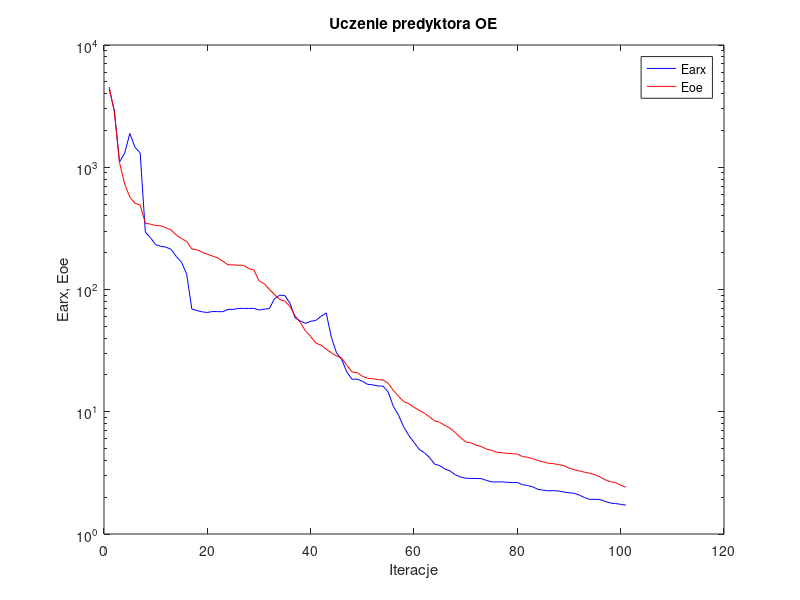
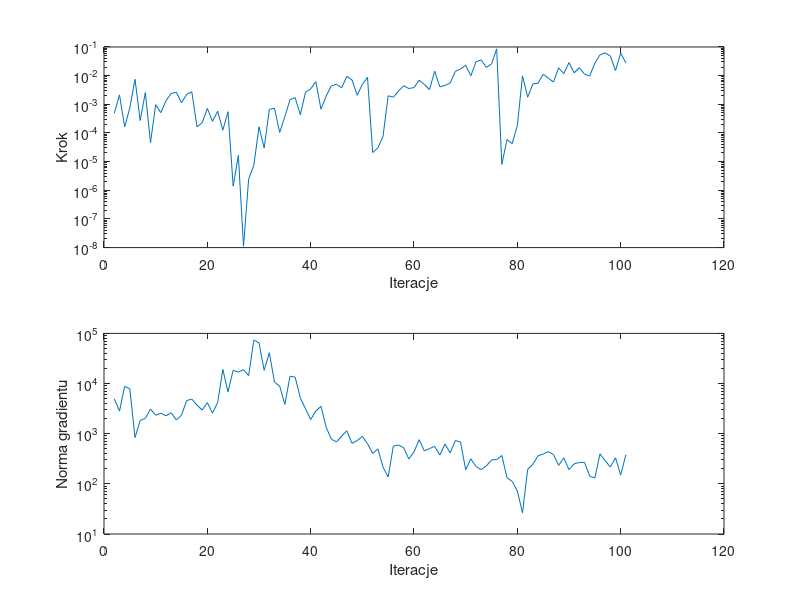

Write MATLAB code to recreate these figures, in order.
%uczenie predyktora oe
clear all;
n=0; farx(n+1)=4.362134e+003; foe(n+1)=4.537787e+003; wspucz(n+1)=0.000000e+000; ng(n+1)=0.000000e+000;
%odnowa zmiennej metryki
n=1; farx(n+1)=2.917041e+003; foe(n+1)=2.847881e+003; krok(n+1)=4.888445e-004; ng(n+1)=4.949542e+003;
n=2; farx(n+1)=1.104503e+003; foe(n+1)=1.092758e+003; krok(n+1)=2.133311e-003; ng(n+1)=2.823002e+003;
n=3; farx(n+1)=1.302264e+003; foe(n+1)=7.298588e+002; krok(n+1)=1.627321e-004; ng(n+1)=8.772888e+003;
n=4; farx(n+1)=1.890830e+003; foe(n+1)=5.699833e+002; krok(n+1)=7.528887e-004; ng(n+1)=7.871706e+003;
n=5; farx(n+1)=1.455803e+003; foe(n+1)=5.065083e+002; krok(n+1)=7.481826e-003; ng(n+1)=8.357015e+002;
n=6; farx(n+1)=1.309100e+003; foe(n+1)=4.914448e+002; krok(n+1)=2.729586e-004; ng(n+1)=1.838135e+003;
n=7; farx(n+1)=2.945695e+002; foe(n+1)=3.480985e+002; krok(n+1)=2.564143e-003; ng(n+1)=2.014782e+003;
n=8; farx(n+1)=2.648483e+002; foe(n+1)=3.426049e+002; krok(n+1)=4.605170e-005; ng(n+1)=3.098498e+003;
n=9; farx(n+1)=2.326126e+002; foe(n+1)=3.338064e+002; krok(n+1)=9.671447e-004; ng(n+1)=2.333843e+003;
n=10; farx(n+1)=2.253617e+002; foe(n+1)=3.320581e+002; krok(n+1)=5.100741e-004; ng(n+1)=2.558051e+003;
n=11; farx(n+1)=2.221199e+002; foe(n+1)=3.195717e+002; krok(n+1)=1.338974e-003; ng(n+1)=2.274976e+003;
n=12; farx(n+1)=2.126455e+002; foe(n+1)=3.067810e+002; krok(n+1)=2.385598e-003; ng(n+1)=2.613417e+003;
n=13; farx(n+1)=1.861186e+002; foe(n+1)=2.787026e+002; krok(n+1)=2.636366e-003; ng(n+1)=1.878617e+003;
n=14; farx(n+1)=1.672705e+002; foe(n+1)=2.612386e+002; krok(n+1)=1.137613e-003; ng(n+1)=2.341874e+003;
n=15; farx(n+1)=1.336306e+002; foe(n+1)=2.468104e+002; krok(n+1)=2.237201e-003; ng(n+1)=4.572268e+003;
n=16; farx(n+1)=6.923032e+001; foe(n+1)=2.147618e+002; krok(n+1)=2.716773e-003; ng(n+1)=4.892913e+003;
n=17; farx(n+1)=6.722917e+001; foe(n+1)=2.110054e+002; krok(n+1)=1.650936e-004; ng(n+1)=3.713594e+003;
n=18; farx(n+1)=6.565001e+001; foe(n+1)=2.022125e+002; krok(n+1)=2.263251e-004; ng(n+1)=2.956463e+003;
n=19; farx(n+1)=6.485835e+001; foe(n+1)=1.941491e+002; krok(n+1)=7.209870e-004; ng(n+1)=4.169712e+003;
n=20; farx(n+1)=6.608645e+001; foe(n+1)=1.878227e+002; krok(n+1)=2.537673e-004; ng(n+1)=2.570744e+003;
n=21; farx(n+1)=6.595500e+001; foe(n+1)=1.816337e+002; krok(n+1)=5.733303e-004; ng(n+1)=4.207633e+003;
n=22; farx(n+1)=6.577885e+001; foe(n+1)=1.701102e+002; krok(n+1)=1.250530e-004; ng(n+1)=1.911117e+004;
n=23; farx(n+1)=6.873462e+001; foe(n+1)=1.592256e+002; krok(n+1)=5.521185e-004; ng(n+1)=6.842335e+003;
n=24; farx(n+1)=6.878324e+001; foe(n+1)=1.591633e+002; krok(n+1)=1.394742e-006; ng(n+1)=1.843076e+004;
n=25; farx(n+1)=7.001850e+001; foe(n+1)=1.578698e+002; krok(n+1)=1.643712e-005; ng(n+1)=1.686120e+004;
%odnowa zmiennej metryki
n=26; farx(n+1)=7.002019e+001; foe(n+1)=1.577333e+002; krok(n+1)=1.114337e-008; ng(n+1)=1.892541e+004;
n=27; farx(n+1)=6.989784e+001; foe(n+1)=1.486000e+002; krok(n+1)=2.502989e-006; ng(n+1)=1.436068e+004;
n=28; farx(n+1)=7.023106e+001; foe(n+1)=1.446352e+002; krok(n+1)=7.440373e-006; ng(n+1)=7.389961e+004;
n=29; farx(n+1)=6.788132e+001; foe(n+1)=1.176890e+002; krok(n+1)=1.634024e-004; ng(n+1)=6.473116e+004;
n=30; farx(n+1)=6.912276e+001; foe(n+1)=1.116302e+002; krok(n+1)=2.971153e-005; ng(n+1)=1.828304e+004;
n=31; farx(n+1)=6.975061e+001; foe(n+1)=1.002145e+002; krok(n+1)=6.638450e-004; ng(n+1)=4.120331e+004;
n=32; farx(n+1)=8.399885e+001; foe(n+1)=9.107516e+001; krok(n+1)=7.315478e-004; ng(n+1)=1.066992e+004;
n=33; farx(n+1)=8.986218e+001; foe(n+1)=8.280840e+001; krok(n+1)=1.042068e-004; ng(n+1)=8.890697e+003;
n=34; farx(n+1)=8.933610e+001; foe(n+1)=8.037698e+001; krok(n+1)=3.748417e-004; ng(n+1)=3.832309e+003;
n=35; farx(n+1)=7.714514e+001; foe(n+1)=7.258636e+001; krok(n+1)=1.441974e-003; ng(n+1)=1.403006e+004;
n=36; farx(n+1)=5.852509e+001; foe(n+1)=6.076072e+001; krok(n+1)=1.708036e-003; ng(n+1)=1.341036e+004;
n=37; farx(n+1)=5.520451e+001; foe(n+1)=5.363821e+001; krok(n+1)=4.302795e-004; ng(n+1)=5.157955e+003;
n=38; farx(n+1)=5.290849e+001; foe(n+1)=4.575328e+001; krok(n+1)=2.634602e-003; ng(n+1)=3.144224e+003;
n=39; farx(n+1)=5.494546e+001; foe(n+1)=4.129664e+001; krok(n+1)=3.446556e-003; ng(n+1)=1.910676e+003;
n=40; farx(n+1)=5.586325e+001; foe(n+1)=3.641284e+001; krok(n+1)=6.192369e-003; ng(n+1)=2.840312e+003;
n=41; farx(n+1)=6.030275e+001; foe(n+1)=3.507798e+001; krok(n+1)=6.738436e-004; ng(n+1)=3.509520e+003;
n=42; farx(n+1)=6.439014e+001; foe(n+1)=3.255766e+001; krok(n+1)=1.935208e-003; ng(n+1)=1.351130e+003;
n=43; farx(n+1)=4.073944e+001; foe(n+1)=3.037328e+001; krok(n+1)=4.403244e-003; ng(n+1)=7.765301e+002;
n=44; farx(n+1)=3.030848e+001; foe(n+1)=2.859647e+001; krok(n+1)=5.022071e-003; ng(n+1)=6.872269e+002;
n=45; farx(n+1)=2.679168e+001; foe(n+1)=2.751909e+001; krok(n+1)=3.740913e-003; ng(n+1)=8.888219e+002;
n=46; farx(n+1)=2.115014e+001; foe(n+1)=2.399140e+001; krok(n+1)=9.473853e-003; ng(n+1)=1.146508e+003;
n=47; farx(n+1)=1.844087e+001; foe(n+1)=2.115593e+001; krok(n+1)=7.088910e-003; ng(n+1)=6.445853e+002;
n=48; farx(n+1)=1.848611e+001; foe(n+1)=2.086428e+001; krok(n+1)=2.080994e-003; ng(n+1)=7.270364e+002;
n=49; farx(n+1)=1.776427e+001; foe(n+1)=1.953213e+001; krok(n+1)=4.904691e-003; ng(n+1)=8.848535e+002;
n=50; farx(n+1)=1.675653e+001; foe(n+1)=1.879935e+001; krok(n+1)=8.744518e-003; ng(n+1)=6.325307e+002;
%odnowa zmiennej metryki
n=51; farx(n+1)=1.660481e+001; foe(n+1)=1.864988e+001; krok(n+1)=2.077412e-005; ng(n+1)=4.041377e+002;
n=52; farx(n+1)=1.625982e+001; foe(n+1)=1.832968e+001; krok(n+1)=3.000091e-005; ng(n+1)=4.994318e+002;
n=53; farx(n+1)=1.621085e+001; foe(n+1)=1.816871e+001; krok(n+1)=7.560801e-005; ng(n+1)=2.153509e+002;
n=54; farx(n+1)=1.450381e+001; foe(n+1)=1.710593e+001; krok(n+1)=1.983052e-003; ng(n+1)=1.375640e+002;
n=55; farx(n+1)=1.107748e+001; foe(n+1)=1.494829e+001; krok(n+1)=1.779489e-003; ng(n+1)=5.675797e+002;
n=56; farx(n+1)=9.372064e+000; foe(n+1)=1.337214e+001; krok(n+1)=2.855949e-003; ng(n+1)=5.929176e+002;
n=57; farx(n+1)=7.529307e+000; foe(n+1)=1.211209e+001; krok(n+1)=4.474093e-003; ng(n+1)=5.278955e+002;
n=58; farx(n+1)=6.390541e+000; foe(n+1)=1.164470e+001; krok(n+1)=3.544455e-003; ng(n+1)=3.118972e+002;
n=59; farx(n+1)=5.622708e+000; foe(n+1)=1.088314e+001; krok(n+1)=3.840117e-003; ng(n+1)=4.336074e+002;
n=60; farx(n+1)=4.923504e+000; foe(n+1)=1.026175e+001; krok(n+1)=6.912131e-003; ng(n+1)=7.611406e+002;
n=61; farx(n+1)=4.621311e+000; foe(n+1)=9.739583e+000; krok(n+1)=4.953721e-003; ng(n+1)=4.530498e+002;
n=62; farx(n+1)=4.226840e+000; foe(n+1)=9.084296e+000; krok(n+1)=3.253129e-003; ng(n+1)=5.053259e+002;
n=63; farx(n+1)=3.729848e+000; foe(n+1)=8.405519e+000; krok(n+1)=1.434453e-002; ng(n+1)=5.583970e+002;
n=64; farx(n+1)=3.624050e+000; foe(n+1)=8.193859e+000; krok(n+1)=4.049572e-003; ng(n+1)=3.741061e+002;
n=65; farx(n+1)=3.397203e+000; foe(n+1)=7.714800e+000; krok(n+1)=4.563662e-003; ng(n+1)=6.228731e+002;
n=66; farx(n+1)=3.277114e+000; foe(n+1)=7.337848e+000; krok(n+1)=5.557598e-003; ng(n+1)=4.154571e+002;
n=67; farx(n+1)=3.047541e+000; foe(n+1)=6.752205e+000; krok(n+1)=1.405854e-002; ng(n+1)=7.298229e+002;
n=68; farx(n+1)=2.928515e+000; foe(n+1)=6.145043e+000; krok(n+1)=1.713076e-002; ng(n+1)=6.832863e+002;
n=69; farx(n+1)=2.861833e+000; foe(n+1)=5.677880e+000; krok(n+1)=2.284436e-002; ng(n+1)=1.918548e+002;
n=70; farx(n+1)=2.849346e+000; foe(n+1)=5.570143e+000; krok(n+1)=9.889238e-003; ng(n+1)=3.156058e+002;
n=71; farx(n+1)=2.843135e+000; foe(n+1)=5.333491e+000; krok(n+1)=3.023343e-002; ng(n+1)=2.217558e+002;
n=72; farx(n+1)=2.839907e+000; foe(n+1)=5.199819e+000; krok(n+1)=3.542231e-002; ng(n+1)=1.920708e+002;
n=73; farx(n+1)=2.747218e+000; foe(n+1)=4.955908e+000; krok(n+1)=1.939776e-002; ng(n+1)=2.272518e+002;
n=74; farx(n+1)=2.671377e+000; foe(n+1)=4.836299e+000; krok(n+1)=2.539936e-002; ng(n+1)=3.001629e+002;
n=75; farx(n+1)=2.662884e+000; foe(n+1)=4.667965e+000; krok(n+1)=8.571529e-002; ng(n+1)=3.043630e+002;
%odnowa zmiennej metryki
n=76; farx(n+1)=2.671371e+000; foe(n+1)=4.616937e+000; krok(n+1)=7.989188e-006; ng(n+1)=3.673893e+002;
n=77; farx(n+1)=2.649224e+000; foe(n+1)=4.569326e+000; krok(n+1)=5.880678e-005; ng(n+1)=1.324823e+002;
n=78; farx(n+1)=2.636625e+000; foe(n+1)=4.543483e+000; krok(n+1)=4.229784e-005; ng(n+1)=1.121014e+002;
n=79; farx(n+1)=2.638039e+000; foe(n+1)=4.508127e+000; krok(n+1)=1.802468e-004; ng(n+1)=7.226538e+001;
n=80; farx(n+1)=2.533497e+000; foe(n+1)=4.296842e+000; krok(n+1)=9.871862e-003; ng(n+1)=2.647149e+001;
n=81; farx(n+1)=2.490615e+000; foe(n+1)=4.241748e+000; krok(n+1)=1.772228e-003; ng(n+1)=1.948008e+002;
n=82; farx(n+1)=2.428574e+000; foe(n+1)=4.125956e+000; krok(n+1)=5.128285e-003; ng(n+1)=2.444687e+002;
n=83; farx(n+1)=2.319760e+000; foe(n+1)=3.995533e+000; krok(n+1)=5.433546e-003; ng(n+1)=3.628443e+002;
n=84; farx(n+1)=2.283554e+000; foe(n+1)=3.888112e+000; krok(n+1)=1.111520e-002; ng(n+1)=3.928693e+002;
n=85; farx(n+1)=2.255400e+000; foe(n+1)=3.793203e+000; krok(n+1)=8.300976e-003; ng(n+1)=4.388518e+002;
n=86; farx(n+1)=2.262546e+000; foe(n+1)=3.762857e+000; krok(n+1)=5.946996e-003; ng(n+1)=3.841542e+002;
n=87; farx(n+1)=2.245080e+000; foe(n+1)=3.694750e+000; krok(n+1)=1.868912e-002; ng(n+1)=2.338744e+002;
n=88; farx(n+1)=2.206485e+000; foe(n+1)=3.626658e+000; krok(n+1)=1.175824e-002; ng(n+1)=3.301271e+002;
n=89; farx(n+1)=2.174077e+000; foe(n+1)=3.459471e+000; krok(n+1)=2.857938e-002; ng(n+1)=1.917835e+002;
n=90; farx(n+1)=2.154928e+000; foe(n+1)=3.358818e+000; krok(n+1)=1.248857e-002; ng(n+1)=2.502542e+002;
n=91; farx(n+1)=2.080120e+000; foe(n+1)=3.283617e+000; krok(n+1)=1.902655e-002; ng(n+1)=2.676451e+002;
n=92; farx(n+1)=1.987873e+000; foe(n+1)=3.203405e+000; krok(n+1)=1.132561e-002; ng(n+1)=2.677796e+002;
n=93; farx(n+1)=1.918706e+000; foe(n+1)=3.140023e+000; krok(n+1)=9.683310e-003; ng(n+1)=1.424455e+002;
n=94; farx(n+1)=1.923923e+000; foe(n+1)=3.057797e+000; krok(n+1)=2.733118e-002; ng(n+1)=1.303566e+002;
n=95; farx(n+1)=1.913058e+000; foe(n+1)=2.935453e+000; krok(n+1)=5.335388e-002; ng(n+1)=3.964516e+002;
n=96; farx(n+1)=1.847982e+000; foe(n+1)=2.775161e+000; krok(n+1)=6.259203e-002; ng(n+1)=2.907414e+002;
n=97; farx(n+1)=1.791876e+000; foe(n+1)=2.676260e+000; krok(n+1)=4.840103e-002; ng(n+1)=2.165210e+002;
n=98; farx(n+1)=1.774324e+000; foe(n+1)=2.636575e+000; krok(n+1)=1.506159e-002; ng(n+1)=3.304720e+002;
n=99; farx(n+1)=1.749207e+000; foe(n+1)=2.507087e+000; krok(n+1)=6.162212e-002; ng(n+1)=1.494709e+002;
n=100; farx(n+1)=1.722058e+000; foe(n+1)=2.413335e+000; krok(n+1)=2.788265e-002; ng(n+1)=3.790110e+002;

figure; semilogy(farx,'b'); hold on; semilogy(foe,'r'); xlabel('Iteracje'); ylabel('Earx, Eoe'); legend('Earx','Eoe'); title('Uczenie predyktora OE');
figure; subplot(2,1,1); semilogy(krok); xlabel('Iteracje'); ylabel('Krok');
subplot(2,1,2); semilogy(ng); xlabel('Iteracje'); ylabel('Norma gradientu');
Earx=farx(n+1)
Eoe=foe(n+1)
